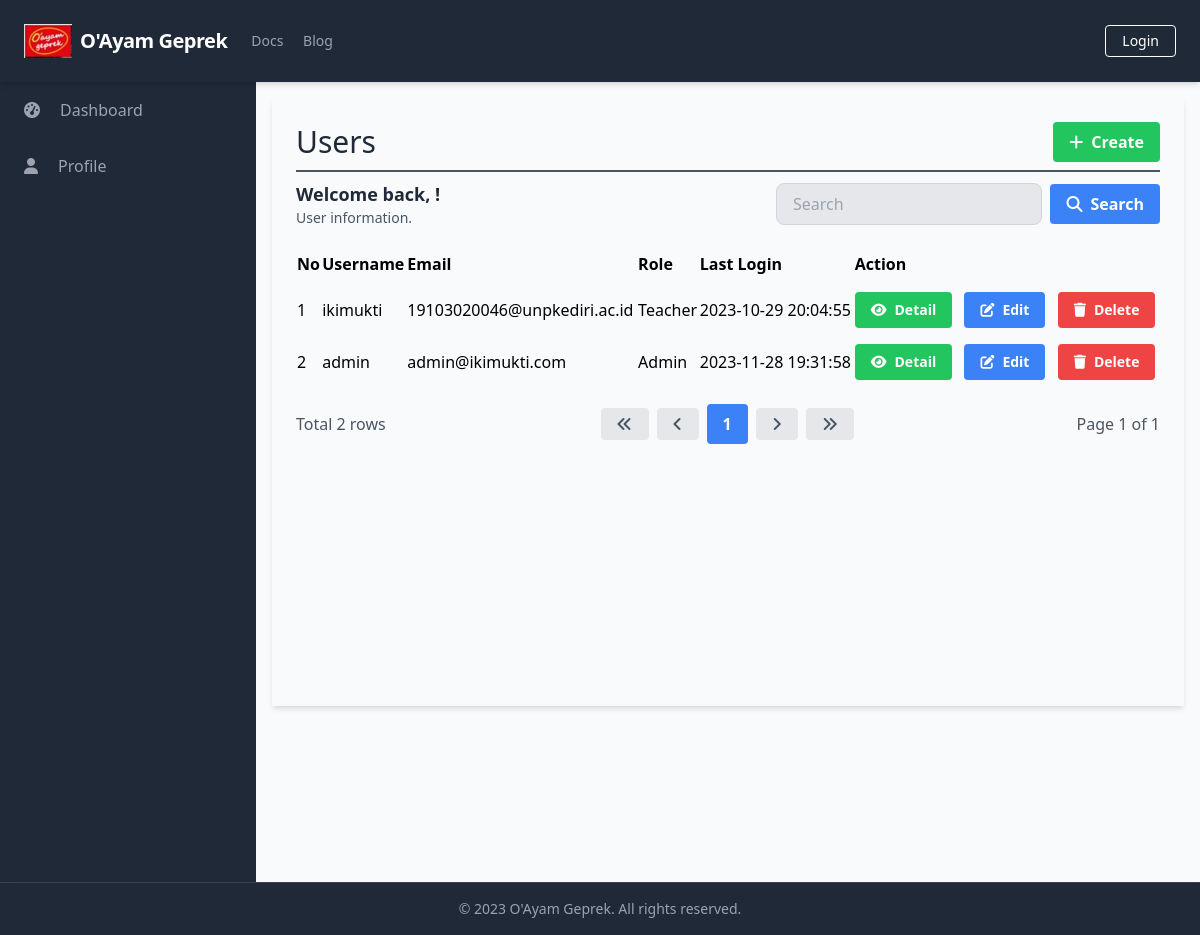
The app's page /manage_users/manage_users_list.php, older data.
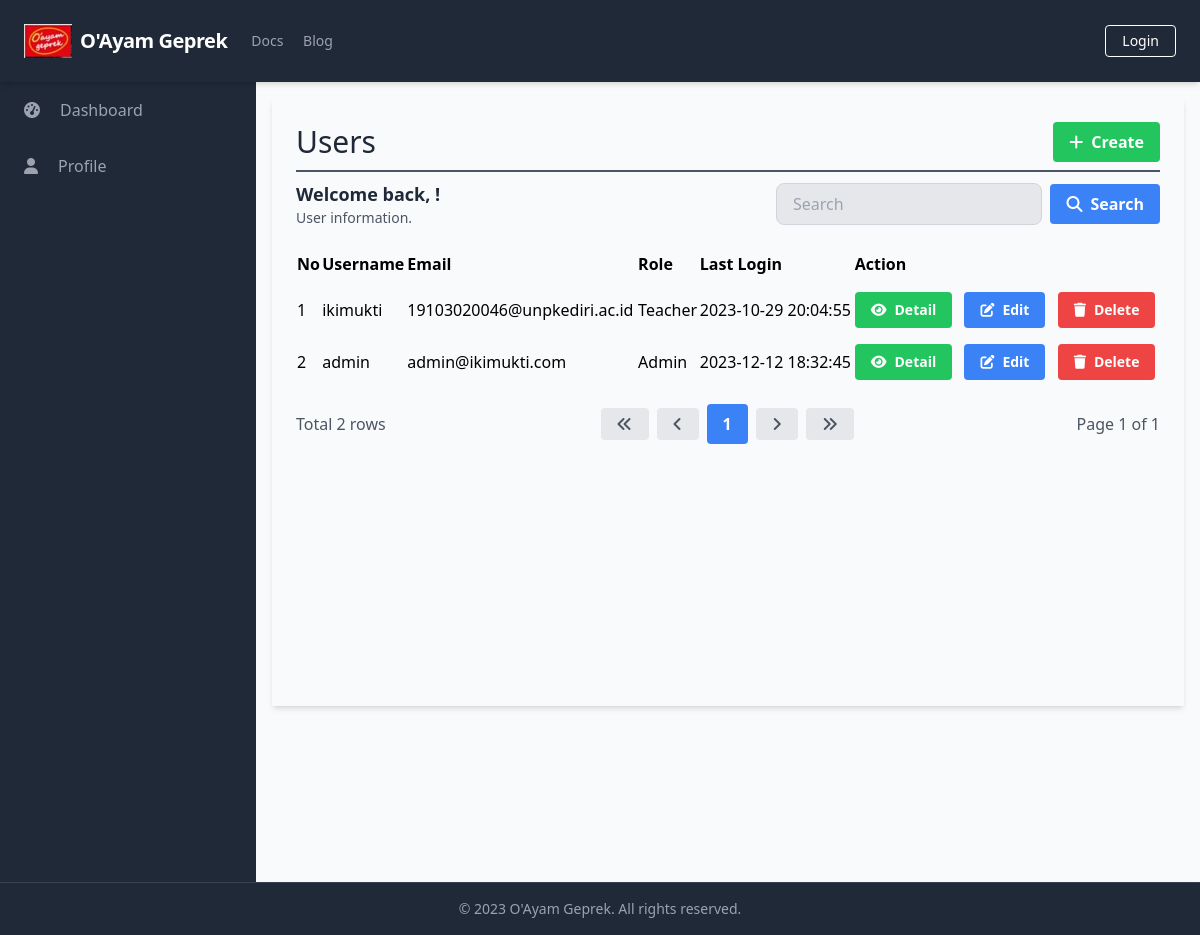
The same page, newer data.
### tables this page shows
CREATE TABLE `Users` (
  `UserID` int(11) NOT NULL,
  `Username` varchar(50) NOT NULL,
  `Password` varchar(255) NOT NULL,
  `Email` varchar(100) NOT NULL,
  `FullName` varchar(100) DEFAULT NULL,
  `DateOfBirth` date DEFAULT NULL,
  `Gender` varchar(10) DEFAULT NULL,
  `Address` text DEFAULT NULL,
  `PhoneNumber` varchar(20) DEFAULT NULL,
  `RoleID` int(11) DEFAULT NULL,
  `AccountCreationDate` timestamp NOT NULL DEFAULT current_timestamp() ON UPDATE current_timestamp(),
  `LastLogin` datetime DEFAULT NULL,
  `AccountStatus` varchar(20) DEFAULT NULL,
  `ProfilePictureURL` varchar(255) DEFAULT NULL,
  `ActivationStatus` varchar(20) DEFAULT NULL
);

CREATE TABLE `role` (
  `RoleID` int(11) NOT NULL,
  `RoleName` varchar(50) NOT NULL
);

### database/connection.php (called while the page is built, shortened)
<?php
$baseUrl = "http://localhost/final_project_yayuk_2023/";

### public/manage_users/manage_users_list.php (the view, shortened to what the changed rows need)
<?php
require_once('../../database/connection.php');
?>
<?php include_once('../components/header.php'); ?>
<div class="h-screen flex flex-col">
    <div class="flex-grow bg-gray-50 flex flex-row shadow-md">
        <main class=" bg-gray-50 flex flex-col flex-1 overflow-y-scroll h-screen flex-shrink-0 sc-hide pb-40">
            <div class="flex items-start justify-start p-6 shadow-md m-4 flex-1 flex-col">
                <div class="flex flex-row justify-between items-center w-full border-b-2 border-gray-600 mb-2 pb-2">
                    <h1 class="text-3xl text-gray-800 font-semibol w-full">Users</h1>
                </div>
                <div class="flex flex-col w-full">
                    <div class="flex flex-row justify-between items-center w-full mb-2 pb-2">
                        <div>
                            <h2 class="text-lg text-gray-800 font-semibold">Welcome back, <?php echo $_SESSION['FullName']; ?>!</h2>
                        </div>
                    </div>
                    <table class="min-w-full">
                        <thead>
                            <tr>
                                <th class="text-left py-2">No</th>
                                <th class="text-left py-2">Username</th>
                                <th class="text-left py-2">Email</th>
                                <th class="text-left py-2">Role</th>
                                <th class="text-left py-2">Last Login</th>
                                <th class="text-left py-2">Action</th>
                            </tr>
                        </thead>
                        <tbody>
                            <?php
                            $searchTerm = isset($_GET['search']) ? $_GET['search'] : '';
                            $page = isset($_GET['page']) ? $_GET['page'] : 1;
                            $query = "SELECT u.UserID, u.Username, u.Email, r.RoleName, u.LastLogin FROM Users u
                                      LEFT JOIN Role r ON u.RoleID = r.RoleID
                                      WHERE u.Username LIKE '%$searchTerm%' OR u.Email LIKE '%$searchTerm%'
                                      LIMIT 15 OFFSET " . ($page - 1) * 15;
                            $result = $conn->query($query);
                            $no = 1;
                            while ($row = $result->fetch_assoc()) {
                            ?>
                                <tr>
                                    <td class="py-2"><?php echo $no++; ?></td>
                                    <td class="py-2"><?php echo $row['Username']; ?></td>
                                    <td class="py-2"><?php echo $row['Email']; ?></td>
                                    <td class="py-2"><?php echo $row['RoleName']; ?></td>
                                    <td class="py-2"><?php echo $row['LastLogin']; ?></td>
                                    <td class='py-2'>
                                        <a href="<?php echo $baseUrl; ?>public/manage_users/manage_users_detail.php?id=<?php echo $row['UserID'] ?>" class='bg-green-500 hover-bg-green-700 text-white font-bold py-2 px-4 rounded inline-flex items-center mr-2 text-sm'>
                                            <i class='fas fa-eye mr-2'></i>
                                            <span>Detail</span>
                                        </a>
                                        <a href="<?php echo $baseUrl; ?>public/manage_users/manage_users_update.php?id=<?php echo $row['UserID'] ?>" class='bg-blue-500 hover-bg-blue-700 text-white font-bold py-2 px-4 rounded inline-flex items-center mr-2 text-sm'>
                                            <i class='fas fa-edit mr-2'></i>
                                            <span>Edit</span>
                                        </a>
                                        <a href="#" onclick="confirmDelete(<?php echo $row['UserID']; ?>)" class='bg-red-500 hover-bg-red-700 text-white font-bold py-2 px-4 rounded inline-flex items-center text-sm'>
                                            <i class='fas fa-trash mr-2'></i>
                                            <span>Delete</span>
                                        </a>
                                    </td>
                                </tr>
                            <?php
                            }
                            ?>
                        </tbody>
                    </table>
                </div>
        </main>
    </div>
</div>
</body>
</html>

Row changes from the older to the newer data that the page shows:
changed users "admin": LastLogin "2023-11-28 19:31:58" → "2023-12-12 18:32:45"
